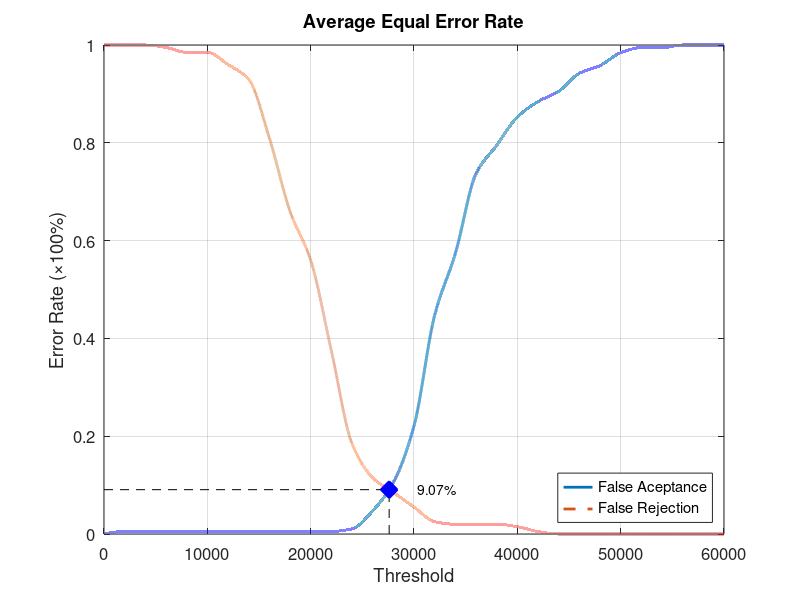
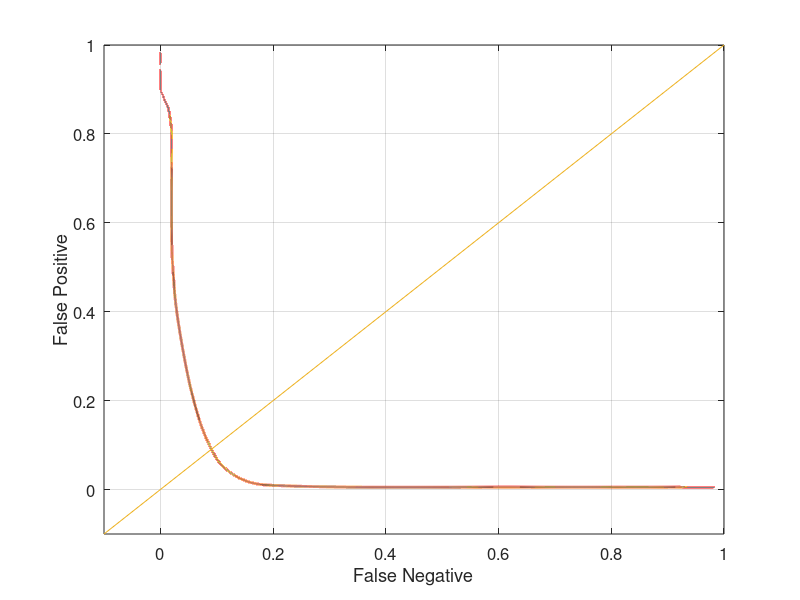

The MATLAB script that drew these images, in order:
function yEER = Database5_3
close all;
clear;
clc;
x = 0:2000:60000;
xq = 0:0.5:60000;

y0 = [0 0.00526316 0.00526316 0.00526316 0.00526316 0.00526316 0.00526316 0.00526316 0.00526316 0.00526316 0.00526316 0.00526316 0.0105263 0.0473684 0.105263 0.221053 0.447368 0.573684 0.736842 0.794737 0.852632 0.884211 0.905263 0.942105 0.957895 0.984211 0.994737 0.994737 1 1 1];
yy0 = interp1(x, y0, xq, 'pchip');
y1 = [1 1 1 0.995 0.985 0.985 0.96 0.93 0.81 0.66 0.56 0.375 0.185 0.115 0.085 0.055 0.025 0.02 0.02 0.02 0.015 0.005 0 0 0 0 0 0 0 0 0];
yy1 = interp1(x, y1, xq, 'pchip');

% Calculating EER: 
y2 = abs(y0 - y1);
find(y2 == min(y2))
yy2 = abs(yy0 - yy1);
xEER = find(yy2 == min(yy2));
xEERIndex = xq(xEER) % X-axis EER
yEER = yy0(xEER) % Y-axis EER

main = figure
plot(xq, yy0,'-','LineWidth', 2);	hold on
plot(xq, yy1,'--','LineWidth', 2);	hold on
plot([xEERIndex xEERIndex], [0 yEER], 'k--');	hold on
plot([0 xEERIndex], [yEER yEER], 'k--');	hold on
plot(xEERIndex, yEER, 'bx', 'LineWidth', 10);	hold on
text(xEERIndex + 10 * xEERIndex / 100, yEER, [num2str(round((10000 * yEER)) / 100) '%'])
legend('False Aceptance', 'False Rejection', 'Location', 'SouthEast')
xlabel('Threshold')
ylabel('Error Rate (\times100%)')
title('Average Equal Error Rate')
set(gca, 'FontSize', 12)
axis([0 60000 0 1])
grid on

print(main, 'Database5_3Main', '-dpng');
FNRxFPR = figure('Color', [1 1 1]);
plot(yy1, yy0, '-', yy1, yy0, 'LineWidth', 2);
hold on
y = -0.1:0.1:1
plot(y, y); 
set(gca, 'FontSize', 12)
xlabel('False Negative')
ylabel('False Positive')
axis([-0.1 1 -0.1 1])
set(gca, 'FontSize', 12)
grid on

print(FNRxFPR, 'Database5_3FNRxFPR','-dpng');
end
